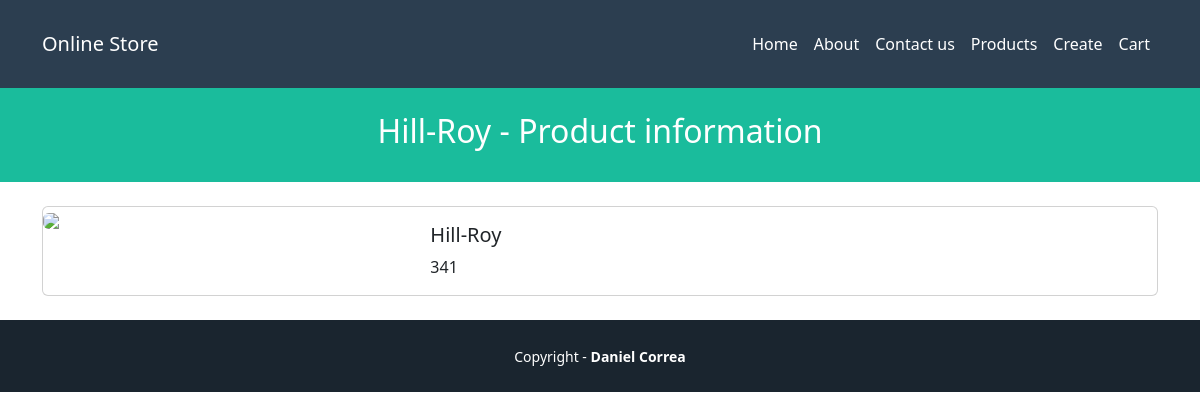
The app's page /products/1, older data.
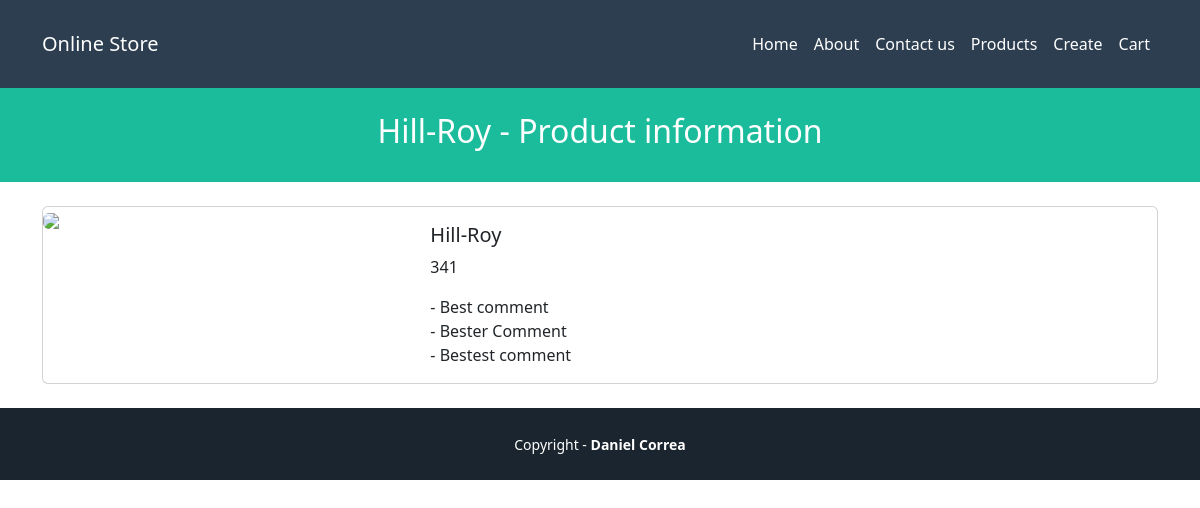
The same page, newer data.
### pages/models.py (models this page shows)
class Product(models.Model):
    name = models.CharField(max_length=255)
    price = models.IntegerField()
    created_at = models.DateTimeField(auto_now_add=True)
    updated_at = models.DateTimeField(auto_now=True)

class Comment(models.Model):
    Product = models.ForeignKey(Product, on_delete=models.CASCADE)
    description = models.TextField()

### pages/views.py (the view)
# urls.py: path('products/<str:id>', ProductShowView.as_view(), name='show'),
class ProductShowView(View):
    template_name = 'products/show.html'
    def get(self, request, id):
        viewData = {}
        try:
            product_id = int(id)
            if product_id < 1:
                raise ValueError("Product id must be 1 or greater")
            product = get_object_or_404(Product, pk=product_id)
        except (ValueError, IndexError):
            return HttpResponseRedirect(reverse('home'))
        viewData = {}
        product = get_object_or_404(Product, pk=product_id)
        viewData["title"] = product.name + " - Online Store"
        viewData["subtitle"] =  product.name + " - Product information"
        viewData["product"] = product
        return render(request, self.template_name, viewData)

### pages/templates/products/show.html (shortened to what this page needs)
{% extends 'pages/base.html' %}
{% block header_title %} {{subtitle}} {% endblock %}
{% block content %}
<div class="card mb-3">
  <div class="row g-0">
    <div class="col-md-4">
      <img src="https://static.djangoproject.com/img/logos/django-logo-positive.svg" class="img-fluid rounded-start">
    </div>
    <div class="col-md-8">
      <div class="card-body">
        <h5 class="card-title">
          {{product.name}}
        </h5>
        {% if product.price > 2000%}
            <p class="card-text" style="color:red;"> {{ product.price}} </p>
        {% else %}
            <p class="card-text"> {{product.price}}</p>
        {% endif %}
        {% for comment in product.comment_set.all %}
        - {{ comment.description }}<br />
        {% endfor %}
      </div>
    </div>
  </div>
</div>
{% endblock %}

### pages/templates/pages/base.html (shortened to what this page needs)
{% load static %}
<!doctype html>
<html lang="en">
<head>
  <link href="https://cdn.jsdelivr.net/npm/bootstrap@5.3.0-alpha1/dist/css/bootstrap.min.css" rel="stylesheet" />
  <link href="{% static 'pages/app.css' %}" rel="stylesheet" />
</head>
<body>
  <nav class="navbar navbar-expand-lg navbar-dark bg-secondary py-4">
    <div class="container">
      <a class="navbar-brand" href="{% url 'home' %}">Online Store</a>
      <div class="collapse navbar-collapse" id="navbarNavAltMarkup">
        <div class="navbar-nav ms-auto">
          <a class="nav-link active" href="{% url 'home' %}">Home</a>
          <a class="nav-link active" href="{% url 'about' %}">About</a>
          <a class="nav-link active" href="{% url 'contact' %}">Contact us</a>
          <a class="nav-link active" href="{% url 'index' %}">Products</a>
          <a class="nav-link active" href="{% url 'form' %}">Create</a>
          <a class="nav-link active" href="{% url 'cart_index' %}">Cart</a>
        </div>
      </div>
    </div>
  </nav>
  <header class="masthead bg-primary text-white text-center py-4">
    <div class="container d-flex align-items-center flex-column">
      <h2>{% block header_title %}'A Laravel EAFIT App'{% endblock %}</h2>
    </div>
  </header>
  <div class="container my-4">
    {% block content %}
    {% endblock %}
  </div>
  {% block footer %}
  <div class="copyright py-4 text-center text-white">
    <div class="container">
      <small>
        Copyright - <a class="text-reset fw-bold text-decoration-none" target="_blank"
          href="https://twitter.com/danielgarax">
          Daniel Correa
        </a>
      </small>
    </div>
  </div>
  {% endblock %}
</body>
</html>

### pages/static/pages/app.css (style rules this page uses)
.bg-secondary { background-color: #2c3e50 !important; }
.copyright { background-color: #1a252f; }
.bg-primary { background-color: #1abc9c !important; }

Row changes from the older to the newer data that the page shows:
added Comment: description "Best comment"
added Comment: description "Bester Comment"
added Comment: description "Bestest comment"
